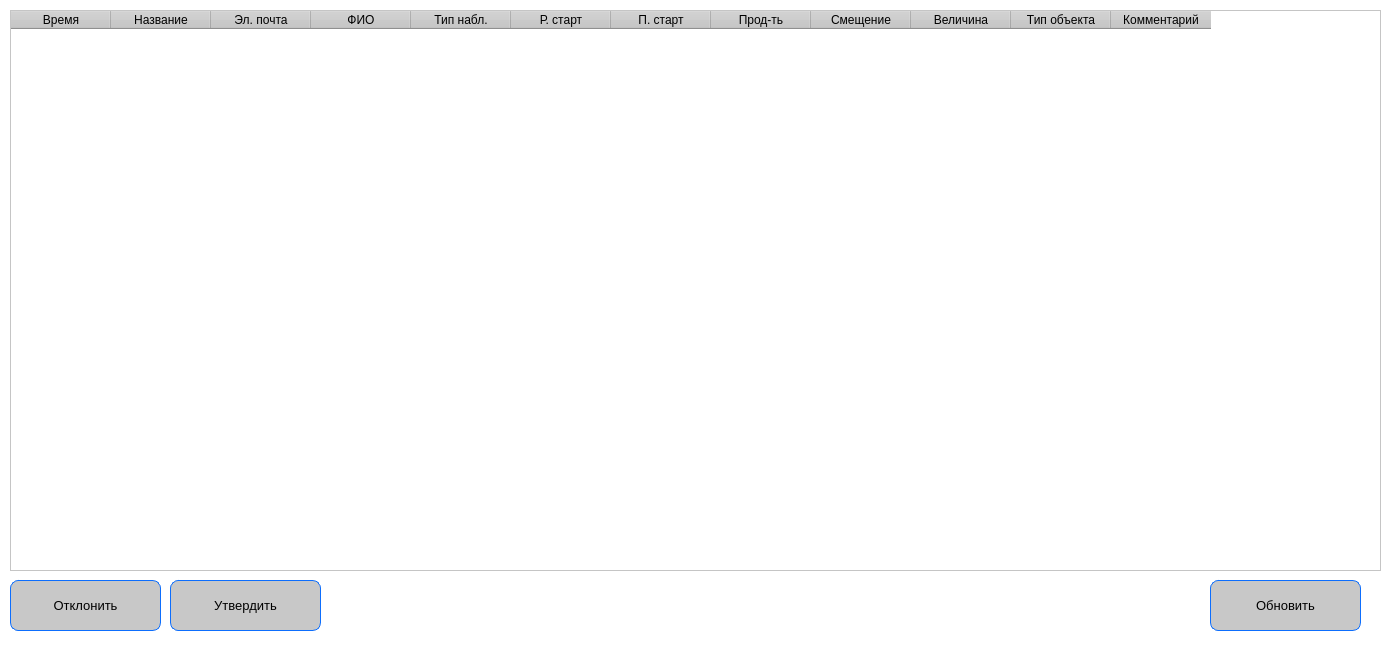
<?xml version="1.0" encoding="UTF-8"?>
<ui version="4.0">
 <class>MainWindow</class>
 <widget class="QMainWindow" name="MainWindow">
  <property name="geometry">
   <rect>
    <x>0</x>
    <y>0</y>
    <width>1398</width>
    <height>653</height>
   </rect>
  </property>
  <property name="windowTitle">
   <string>Обработка заявок на астрономические наблюдения</string>
  </property>
  <property name="styleSheet">
   <string notr="true">QWidget {
  background-color: #fff;
}
QLabel {
  color: #464d55;
  font-weight: 600;
	border-radius: 20px;
}
QLabel#heading {
  color: #0f1925;
  font-size: 18px;
  margin-bottom: 10px;
}

QLabel#subheading {
  color: #0f1925;
  font-size: 12px;
  font-weight: normal;
  margin-bottom: 10px;
}
QLineEdit {
  border-radius: 8px;
  border: 1px solid #e0e4e7;
  padding: 5px 15px;
}

QLineEdit:focus {
  border: 1px solid #d0e3ff;
}

QLineEdit::placeholder {
  color: #767e89;
}
QPushButton {
  background-color:  rgb(200,200,200);
  border-radius: 8px;
  border: 1px solid #0d6efd;
  padding: 5px 15px;
  margin-top: 10px;
  outline: 0px;
}
QPushButton:hover,
QPushButton:focus {
  font-weight: 600;
  background-color: #0b5ed7;
  border: 3px solid #9ac3fe;
  color: #fff;
}
QPushButton:pressed{
	 background-color:rgb(0, 150, 255);
}
QHeaderView::section {
    background-color: rgb(200,200,200);
}

QScrollBar:horizontal{
	border: none;
	background-color: rgb(255, 255, 255);
	border-radius: 0px;
}
QScrollBar::handle:horizontal{
	background-color:  rgb(200,200,200);
	border-radius: 10px;
}
QScrollBar::handle:horizontal:hover{
	background-color:  rgb(0, 85, 255);
}
QScrollBar::handle:horizontal:pressed{
	background-color:  rgb(0, 150, 255);

}
QScrollBar:vertical{
	border: none;
	background-color: rgb(255, 255, 255);
	border-radius: 0px;
}
QScrollBar::handle:vertical{
	background-color:  rgb(200,200,200);
	border-radius: 10px;
}

QScrollBar::handle:vertical:pressed{
	background-color:  rgb(0, 85, 255)
}</string>
  </property>
  <widget class="QWidget" name="centralwidget">
   <widget class="QTableWidget" name="tableWidget">
    <property name="geometry">
     <rect>
      <x>10</x>
      <y>10</y>
      <width>1371</width>
      <height>561</height>
     </rect>
    </property>
    <property name="palette">
     <palette>
      <active>
       <colorrole role="Button">
        <brush brushstyle="SolidPattern">
         <color alpha="255">
          <red>255</red>
          <green>255</green>
          <blue>255</blue>
         </color>
        </brush>
       </colorrole>
       <colorrole role="Base">
        <brush brushstyle="SolidPattern">
         <color alpha="255">
          <red>255</red>
          <green>255</green>
          <blue>255</blue>
         </color>
        </brush>
       </colorrole>
       <colorrole role="Window">
        <brush brushstyle="SolidPattern">
         <color alpha="255">
          <red>255</red>
          <green>255</green>
          <blue>255</blue>
         </color>
        </brush>
       </colorrole>
      </active>
      <inactive>
       <colorrole role="Button">
        <brush brushstyle="SolidPattern">
         <color alpha="255">
          <red>255</red>
          <green>255</green>
          <blue>255</blue>
         </color>
        </brush>
       </colorrole>
       <colorrole role="Base">
        <brush brushstyle="SolidPattern">
         <color alpha="255">
          <red>255</red>
          <green>255</green>
          <blue>255</blue>
         </color>
        </brush>
       </colorrole>
       <colorrole role="Window">
        <brush brushstyle="SolidPattern">
         <color alpha="255">
          <red>255</red>
          <green>255</green>
          <blue>255</blue>
         </color>
        </brush>
       </colorrole>
      </inactive>
      <disabled>
       <colorrole role="Button">
        <brush brushstyle="SolidPattern">
         <color alpha="255">
          <red>255</red>
          <green>255</green>
          <blue>255</blue>
         </color>
        </brush>
       </colorrole>
       <colorrole role="Base">
        <brush brushstyle="SolidPattern">
         <color alpha="255">
          <red>255</red>
          <green>255</green>
          <blue>255</blue>
         </color>
        </brush>
       </colorrole>
       <colorrole role="Window">
        <brush brushstyle="SolidPattern">
         <color alpha="255">
          <red>255</red>
          <green>255</green>
          <blue>255</blue>
         </color>
        </brush>
       </colorrole>
      </disabled>
     </palette>
    </property>
    <property name="mouseTracking">
     <bool>false</bool>
    </property>
    <property name="styleSheet">
     <string notr="true">QHeaderView::section {
    background-color: rgb(200,200,200);
}

QScrollBar:horizontal{
	border: none;
	background-color: rgb(255, 255, 255);
	border-radius: 0px;
}
QScrollBar::handle:horizontal{
	background-color:  rgb(200,200,200);
	border-radius: 10px;
}
QScrollBar::handle:horizontal:hover{
	background-color:  rgb(0, 85, 255);
}
QScrollBar::handle:horizontal:pressed{
	background-color:  rgb(0, 150, 255);

}
QScrollBar:vertical{
	border: none;
	background-color: rgb(255, 255, 255);
	border-radius: 0px;
}
QScrollBar::handle:vertical{
	background-color:  rgb(200,200,200);
	border-radius: 10px;
}
/*QScrollBar::handle:vertical:hover{
	background-color:  rgb(0, 85, 255);
}
*/
QScrollBar::handle:vertical:pressed{
	background-color:  rgb(0, 85, 255)
}</string>
    </property>
    <property name="verticalScrollBarPolicy">
     <enum>Qt::ScrollBarAsNeeded</enum>
    </property>
    <column>
     <property name="text">
      <string>Время</string>
     </property>
    </column>
    <column>
     <property name="text">
      <string>Название</string>
     </property>
    </column>
    <column>
     <property name="text">
      <string>Эл. почта</string>
     </property>
    </column>
    <column>
     <property name="text">
      <string>ФИО</string>
     </property>
    </column>
    <column>
     <property name="text">
      <string>Тип набл.</string>
     </property>
    </column>
    <column>
     <property name="text">
      <string>Р. старт</string>
     </property>
    </column>
    <column>
     <property name="text">
      <string>П. старт</string>
     </property>
    </column>
    <column>
     <property name="text">
      <string>Прод-ть</string>
     </property>
    </column>
    <column>
     <property name="text">
      <string>Смещение</string>
     </property>
    </column>
    <column>
     <property name="text">
      <string>Величина</string>
     </property>
    </column>
    <column>
     <property name="text">
      <string>Тип объекта</string>
     </property>
    </column>
    <column>
     <property name="text">
      <string>Комментарий</string>
     </property>
    </column>
   </widget>
   <widget class="QPushButton" name="deny_button">
    <property name="geometry">
     <rect>
      <x>10</x>
      <y>570</y>
      <width>151</width>
      <height>61</height>
     </rect>
    </property>
    <property name="font">
     <font>
      <pointsize>10</pointsize>
      <weight>50</weight>
      <bold>false</bold>
     </font>
    </property>
    <property name="text">
     <string>Отклонить</string>
    </property>
   </widget>
   <widget class="QPushButton" name="approve_button">
    <property name="geometry">
     <rect>
      <x>170</x>
      <y>570</y>
      <width>151</width>
      <height>61</height>
     </rect>
    </property>
    <property name="font">
     <font>
      <pointsize>10</pointsize>
      <weight>50</weight>
      <bold>false</bold>
     </font>
    </property>
    <property name="text">
     <string>Утвердить</string>
    </property>
   </widget>
   <widget class="QPushButton" name="refresh_button">
    <property name="geometry">
     <rect>
      <x>1210</x>
      <y>570</y>
      <width>151</width>
      <height>61</height>
     </rect>
    </property>
    <property name="font">
     <font>
      <pointsize>10</pointsize>
      <weight>50</weight>
      <bold>false</bold>
     </font>
    </property>
    <property name="text">
     <string>Обновить</string>
    </property>
   </widget>
   <widget class="QLabel" name="label">
    <property name="geometry">
     <rect>
      <x>-110</x>
      <y>-10</y>
      <width>1511</width>
      <height>831</height>
     </rect>
    </property>
    <property name="text">
     <string/>
    </property>
    <property name="pixmap">
     <pixmap>6fadc29d97ab55aa5185d4116d5d10d3.jpg</pixmap>
    </property>
   </widget>
   <widget class="QLabel" name="label_2">
    <property name="geometry">
     <rect>
      <x>558</x>
      <y>576</y>
      <width>283</width>
      <height>69</height>
     </rect>
    </property>
    <property name="styleSheet">
     <string notr="true"/>
    </property>
    <property name="text">
     <string/>
    </property>
    <property name="pixmap">
     <pixmap>2560px-Roscosmos_Corp_Brand_2015.png</pixmap>
    </property>
    <property name="scaledContents">
     <bool>true</bool>
    </property>
   </widget>
   <zorder>label</zorder>
   <zorder>tableWidget</zorder>
   <zorder>deny_button</zorder>
   <zorder>approve_button</zorder>
   <zorder>refresh_button</zorder>
   <zorder>label_2</zorder>
  </widget>
 </widget>
 <resources/>
 <connections/>
 <designerdata>
  <property name="gridDeltaX">
   <number>2</number>
  </property>
  <property name="gridDeltaY">
   <number>2</number>
  </property>
  <property name="gridSnapX">
   <bool>true</bool>
  </property>
  <property name="gridSnapY">
   <bool>true</bool>
  </property>
  <property name="gridVisible">
   <bool>true</bool>
  </property>
 </designerdata>
</ui>
